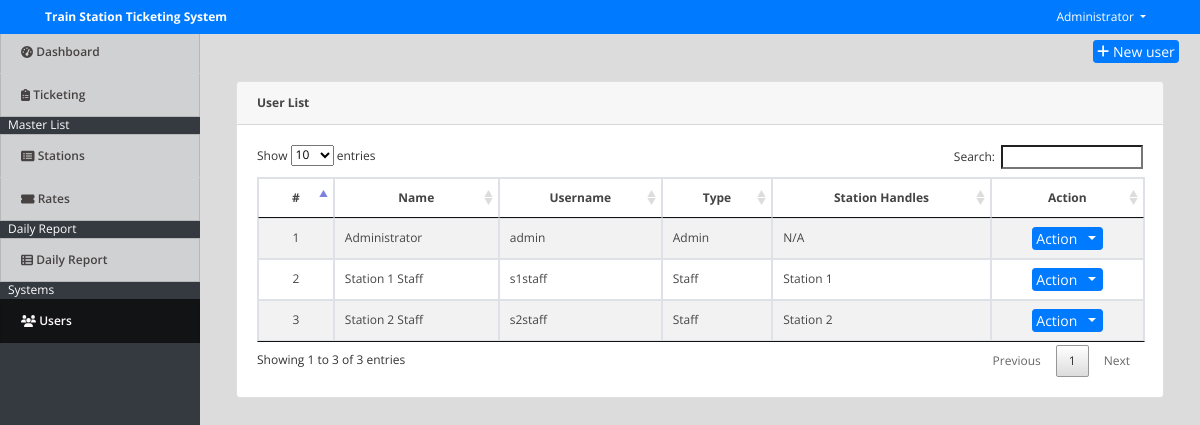
The app's page /index.php?page=users (signed in) with its own data.
### tables this page shows
CREATE TABLE `users` (
  `id` int(30) NOT NULL,
  `name` text NOT NULL,
  `username` varchar(200) NOT NULL,
  `password` text NOT NULL,
  `type` tinyint(1) NOT NULL COMMENT '1=Admin,2=Staff',
  `station_id` int(30) NOT NULL COMMENT 'for staff only'
);

### users.php (the view, shortened to what this page needs)
<div class="container-fluid">
	<div class="row">
	<div class="col-lg-12">
			<button class="btn btn-primary float-right btn-sm" id="new_user"><i class="fa fa-plus"></i> New user</button>
	</div>
	</div>
	<br>
	<div class="col-lg-12">
		<div class="card ">
			<div class="card-header"><b>User List</b></div>
			<div class="card-body">
				<table class="table-striped table-bordered">
			<thead>
				<tr>
					<th class="text-center">#</th>
					<th class="text-center">Name</th>
					<th class="text-center">Username</th>
					<th class="text-center">Type</th>
					<th class="text-center">Station Handles</th>
					<th class="text-center">Action</th>
				</tr>
			</thead>
			<tbody>
				<?php
 					include 'db_connect.php';
 					$type = array("","Admin","Staff");
 					$sname[0] = "N/A";
 					$station = $conn->query("SELECT * FROM stations");
 					while($row=$station->fetch_assoc()){
 						$sname[$row['id']] = ucwords($row['station']);
 					}
 					$users = $conn->query("SELECT * FROM users order by name asc");
 					$i = 1;
 					while($row= $users->fetch_assoc()):
				 ?>
				 <tr>
				 	<td class="text-center">
				 		<?php echo $i++ ?>
				 	</td>
				 	<td>
				 		<?php echo ucwords($row['name']) ?>
				 	</td>
				 	<td>
				 		<?php echo $row['username'] ?>
				 	</td>
				 	<td>
				 		<?php echo $type[$row['type']] ?>
				 	</td>
				 	<td>
				 		<?php echo isset($sname[$row['station_id']]) ? $sname[$row['station_id']] : 'Station Removed' ?>
				 	</td>
				 	<td>
				 		<center>
							<div class="btn-group">
							  <button type="button" class="btn btn-primary btn-sm">Action</button>
							  <button type="button" class="btn btn-primary btn-sm dropdown-toggle dropdown-toggle-split" data-toggle="dropdown" aria-haspopup="true" aria-expanded="false">
							  </button>
							</div>
						</center>
				 	</td>
				 </tr>
				<?php endwhile; ?>
			</tbody>
		</table>
			</div>
		</div>
	</div>
</div>

### assets/css/style.css (style rules this page uses)
body { font-family: "Open Sans", sans-serif; color: #444444; width: 100%; height: calc(100%); font-size: 12px; }
.btn-sm { padding: .0001rem .2rem; }

### index.php (style rules this page uses)
body { background: #80808045; }

### records on screen
users: name "Administrator", username "admin", type "Admin", station "N/A"
users: name "Station 1 Staff", username "s1staff", type "Staff", station "Station 1"
users: name "Station 2 Staff", username "s2staff", type "Staff", station "Station 2"

### other values on screen
$_SESSION['system']['name'] "Train Station Ticketing System"
$_SESSION['login_name'] "Administrator"
